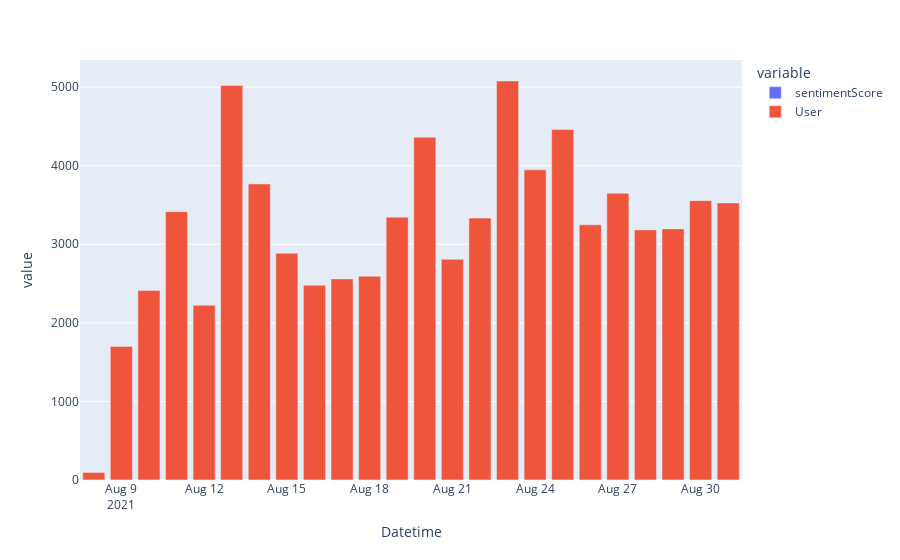

The notebook cell this image was saved under:
### Code cell
px.bar(PosSentDailyTweets)

### Figure 1 — Plotly figure (JSON) as saved in the notebook; plotly's stock layout.template omitted (floating-point values rounded to 4 significant figures)
{"data": [{"alignmentgroup": "True", "hovertemplate": "variable=sentimentScore<br>Datetime=%{x}<br>value=%{y}<extra></extra>", "legendgroup": "sentimentScore", "marker": {"color": "#636efa", "pattern": {"shape": ""}}, "name": "sentimentScore", "offsetgroup": "sentimentScore", "orientation": "v", "showlegend": true, "textposition": "auto", "type": "bar", "x": ["2021-08-08T00:00:00+00:00", "2021-08-09T00:00:00+00:00", "2021-08-10T00:00:00+00:00", "2021-08-11T00:00:00+00:00", "2021-08-12T00:00:00+00:00", "2021-08-13T00:00:00+00:00", "2021-08-14T00:00:00+00:00", "2021-08-15T00:00:00+00:00", "2021-08-16T00:00:00+00:00", "2021-08-17T00:00:00+00:00", "2021-08-18T00:00:00+00:00", "2021-08-19T00:00:00+00:00", "2021-08-20T00:00:00+00:00", "2021-08-21T00:00:00+00:00", "2021-08-22T00:00:00+00:00", "2021-08-23T00:00:00+00:00", "2021-08-24T00:00:00+00:00", "2021-08-25T00:00:00+00:00", "2021-08-26T00:00:00+00:00", "2021-08-27T00:00:00+00:00", "2021-08-28T00:00:00+00:00", "2021-08-29T00:00:00+00:00", "2021-08-30T00:00:00+00:00", "2021-08-31T00:00:00+00:00"], "xaxis": "x", "y": [1, 1, 1, 1, 1, 1, 1, 1, 1, 1, 1, 1, 1, 1, 1, 1, 1, 1, 1, 1, 1, 1, 1, 1], "yaxis": "y"}, {"alignmentgroup": "True", "hovertemplate": "variable=User<br>Datetime=%{x}<br>value=%{y}<extra></extra>", "legendgroup": "User", "marker": {"color": "#EF553B", "pattern": {"shape": ""}}, "name": "User", "offsetgroup": "User", "orientation": "v", "showlegend": true, "textposition": "auto", "type": "bar", "x": ["2021-08-08T00:00:00+00:00", "2021-08-09T00:00:00+00:00", "2021-08-10T00:00:00+00:00", "2021-08-11T00:00:00+00:00", "2021-08-12T00:00:00+00:00", "2021-08-13T00:00:00+00:00", "2021-08-14T00:00:00+00:00", "2021-08-15T00:00:00+00:00", "2021-08-16T00:00:00+00:00", "2021-08-17T00:00:00+00:00", "2021-08-18T00:00:00+00:00", "2021-08-19T00:00:00+00:00", "2021-08-20T00:00:00+00:00", "2021-08-21T00:00:00+00:00", "2021-08-22T00:00:00+00:00", "2021-08-23T00:00:00+00:00", "2021-08-24T00:00:00+00:00", "2021-08-25T00:00:00+00:00", "2021-08-26T00:00:00+00:00", "2021-08-27T00:00:00+00:00", "2021-08-28T00:00:00+00:00", "2021-08-29T00:00:00+00:00", "2021-08-30T00:00:00+00:00", "2021-08-31T00:00:00+00:00"], "xaxis": "x", "y": [95, 1699, 2412, 3414, 2223, 5020, 3767, 2885, 2476, 2558, 2592, 3344, 4360, 2807, 3333, 5077, 3946, 4460, 3247, 3647, 3182, 3195, 3554, 3525], "yaxis": "y"}], "layout": {"barmode": "relative", "legend": {"title": {"text": "variable"}, "tracegroupgap": 0}, "margin": {"t": 60}, "xaxis": {"anchor": "y", "domain": [0, 1], "title": {"text": "Datetime"}}, "yaxis": {"anchor": "x", "domain": [0, 1], "title": {"text": "value"}}}}
